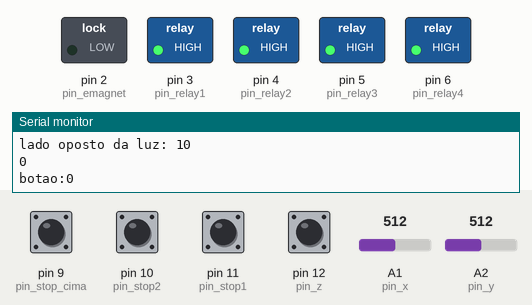
This sketch was run on a simulated Arduino Uno, built with avr-gcc and run on an emulated ATmega328P. On the bench: switched loads named in the sketch (green lamp = pin HIGH), the last lines printed to the serial monitor. The test bench sets the inputs (shaded band); at power-on: pin 9 (pin_stop_cima), pin 10 (pin_stop2), pin 11 (pin_stop1), pin 12 (pin_z) HIGH, A1 (pin_x) = 512, A2 (pin_y) = 512.

Above: at 1.2 s.
1.3 s: A1 (pin_x) set to 492
At 1.9 s:
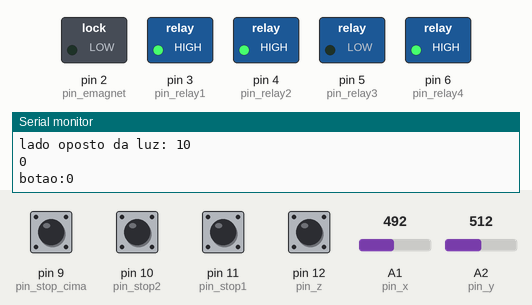
2.8 s: A2 (pin_y) set to 498
At 3.1 s:
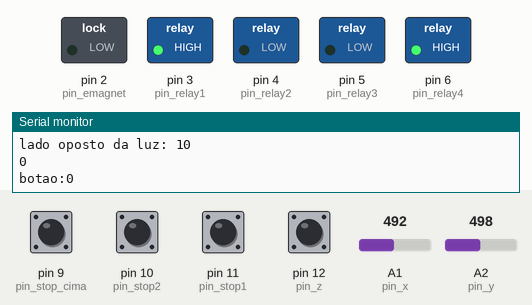
4.3 s: pin 11 (pin_stop1) pulled LOW for 0.15 s
At 4.41 s:
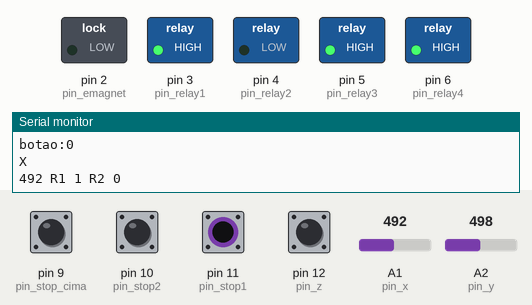
6.0 s: pin 12 (pin_z) pulled LOW for 0.15 s
At 6.6 s:
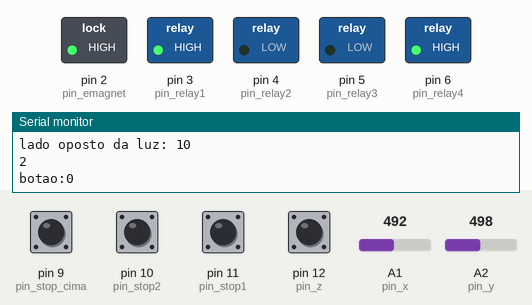
7.6 s: pin 9 (pin_stop_cima) pulled LOW for 0.15 s
At 8.8 s:
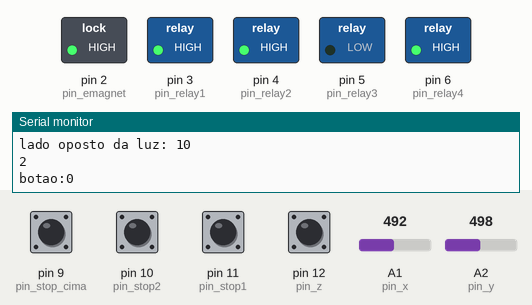
9.2 s: A1 (pin_x) set to 510
At 10.5 s:
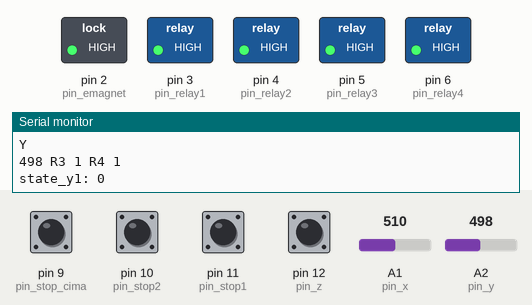
Timing chart, 0 to 11.7 s (numbered marks = the images above; inputs shaded):
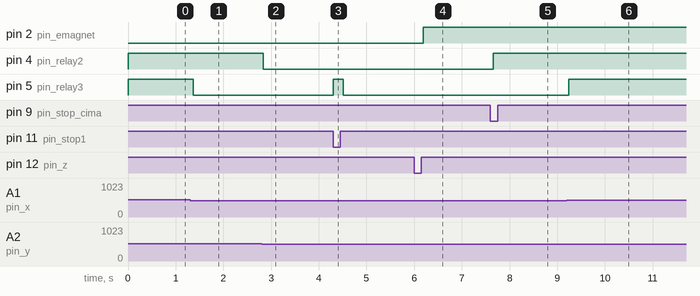

Measured:
- the behaviour switches between 501 and 500 on A1 (pin_x) (found by bisection; images 0 and 1)
- the behaviour switches between 506 and 505 on A2 (pin_y) (found by bisection; images 1 and 2)
- after the input at 1.3 s, pin 5 (pin_relay3): HIGH → LOW after 0.07 s
- after the input at 2.8 s, pin 4 (pin_relay2): HIGH → LOW at once
- after the input at 4.3 s, pin 5 (pin_relay3): LOW → HIGH at once, → LOW 0.21 s later
- after the input at 6.0 s, pin 2 (pin_emagnet): LOW → HIGH after 0.19 s
- after the input at 7.6 s, pin 4 (pin_relay2): LOW → HIGH after 0.06 s
- after the input at 9.2 s, pin 5 (pin_relay3): LOW → HIGH at once

The sketch:

guindaste_com_joystick.ino
```cpp
byte relay1;
byte relay2;
byte relay3;
byte relay4;
byte newrelay1;
byte newrelay2;
byte newrelay3;
byte newrelay4;
int botz = 0;
int state_y1 = 0;
int state_y2 = 0;

const int pin_stop1 = 11; //lado da luz
const int pin_stop2 = 10; //lado oposto da luz
const int pin_stop_cima = 9;

const int pin_emagnet = 2;
const int pin_relay1 = 3;
const int pin_relay2 = 4;
const int pin_relay3 = 5;
const int pin_relay4  = 6;

const int pin_x = A1;
const int pin_y = A2;
const int pin_z = 12;

int x, y;
int z;
int stop_cima;
int L1, L2;


void setup()
{
  pinMode (pin_stop1, INPUT);
  pinMode (pin_stop2, INPUT);
  pinMode (pin_stop_cima, INPUT);
  pinMode (pin_z, INPUT_PULLUP);

  pinMode (pin_emagnet, OUTPUT);
  pinMode (pin_relay1, OUTPUT);
  pinMode (pin_relay2, OUTPUT);
  pinMode (pin_relay3, OUTPUT);
  pinMode (pin_relay4, OUTPUT);

  digitalWrite (pin_emagnet, LOW);
  digitalWrite (pin_relay1, HIGH);
  digitalWrite (pin_relay2, HIGH);
  digitalWrite (pin_relay3, HIGH);
  digitalWrite (pin_relay4, HIGH);

  Serial.begin (115200);
}


void read_input(void)
{
  if (digitalRead(pin_z) == LOW) z = 1; else z = 0;
  if (digitalRead(pin_stop1) == LOW) L1 = 1; else L1 = 0;
  if (digitalRead(pin_stop2) == LOW) L2 = 1; else L2 = 0;
  if (digitalRead(pin_stop_cima) == LOW) stop_cima = 1; else stop_cima = 0;
  x = analogRead(pin_x);
  y = analogRead(pin_y);
}
void loop()
{
  read_input();

  //IMAN
  if ((botz == 0) && z)
    botz = 1;
  else if ((botz == 1) && !z)
    botz = 2;
  else if (botz == 2 && z)
    botz = 3;
  else if ((botz == 3) && !z)
    botz = 0;


  //EIXO X
  if (x <= 500) //ANTI-HORARIO
  {
    relay3 = LOW;
    relay4 = HIGH;
  }

  else if (x >= 520) //HORARIO
  {
    relay3 = HIGH;
    relay4 = LOW;
  }

  else
  {
    relay3 = HIGH;
    relay4 = HIGH;
  }


  //EIXO Y
    if ((y>=520) && (!stop_cima))
    {
      relay1 = LOW;
      relay2 = HIGH;
      newrelay1=relay1;
      newrelay2=relay2;
    }

    else if ((y>=520) && (stop_cima) && (state_y2==0))
      state_y1=1;

    else if ((state_y1==1) && (y<=505) && (stop_cima))
      state_y1=2;

    /*else if ((state_y1==2) && (stop_cima) )
      state_y1=1;
      */

    else if ((state_y1==2) && (!stop_cima))
      state_y1=0;


 //OTHER SIDE
   else if ((y<=505) && (!stop_cima))
    {
      relay1 = HIGH;
      relay2 = LOW;
      newrelay3=relay1;
      newrelay4=relay2;
    }

    else if ((y<=505) && (stop_cima) && (state_y1==0))
      state_y2=1;

    else if ((state_y2==1) && (y>=520) && (stop_cima))
    {
      state_y2=2;

    }


    /*else if ((state_y2==2) && (stop_cima))
      state_y2=1;*/

    else if ((state_y2==2) && (!stop_cima))
      state_y2=0;


    else
    {
      relay1 = HIGH;
      relay2 = HIGH;
    }


  //SAÍDAS
  if ((state_y2==1) || (state_y1==1))
  {
    relay1=HIGH;
    relay2=HIGH;
  }

  if (state_y1==2)
  {
    relay1 = newrelay2;
    relay2 = newrelay1;
  }

  if (state_y2==2)
  {
    relay1 = newrelay4;
    relay2 = newrelay3;
  }

  if (L1)
  {
    relay3 = HIGH;
    relay4 = HIGH;

    if (x > 520) //HORARIO
    {
      relay3 = HIGH;
      relay4 = LOW;
    }
  }

  if (L2)
  {
    relay3 = HIGH;
    relay4 = HIGH;

    if (x <= 500) //ANTI-HORARIO
    {
      relay3 = LOW;
      relay4 = HIGH;
    }
  }


  digitalWrite (pin_relay1, relay1);
  digitalWrite (pin_relay2, relay2);
  digitalWrite (pin_relay3, relay3);
  digitalWrite (pin_relay4, relay4);


  if ((botz == 2) || (botz == 3))
    digitalWrite (pin_emagnet, HIGH);
  else if ((botz == 0) || (botz == 1))
    digitalWrite (pin_emagnet, LOW);


  Serial.println ("X");
  Serial.print (x ); Serial.print (" R1 "); Serial.print(relay1 ); Serial.print(" R2 "); Serial.print(relay2);
  Serial.print ("\n");
  Serial.println ("Y");
  Serial.print (y ); Serial.print (" R3 "); Serial.print (relay3 ); Serial.print (" R4 "); Serial.print(relay4);
  Serial.print("\n");
  Serial.print("state_y1: "); Serial.print(state_y1);  Serial.print("\n");
  Serial.print("state_y2: "); Serial.print(state_y2);  Serial.print("\n");
  Serial.print("stop_cima: "); Serial.print(stop_cima); Serial.print("\n");
  Serial.print("lado da luz: "); Serial.print(pin_stop1); Serial.print("\n");
  Serial.print("lado oposto da luz: "); Serial.print(pin_stop2); Serial.print("\n");


  Serial.print (botz);
  Serial.print("\n");
  Serial.print ("botao:" ); Serial.print(z);
  Serial.print("\n");


  delay(100);

}
```
